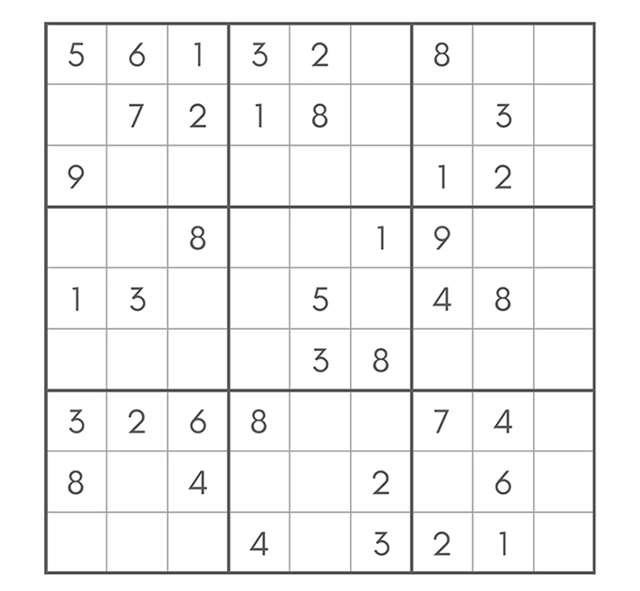
#> input picture OCR/images/test.jpg, 640 x 591 px
$ python sudoku-ocr-Tesseract.py --image images/test.jpg
#> lines starting #> are read from the running program, lines starting #| are printed output that depends on the picture; after the words box and inside, x2 and y2 are one past the last pixel; in counts of white or black regions, pixels touching at a corner belong together
import argparse
import os
import time
import json
import cv2
import numpy as np
import pytesseract

def _ensure_dir(path: str):
    """Create directory if it doesn't exist."""
    os.makedirs(path, exist_ok=True)

# Set Tesseract path (Windows)
def _set_tesseract_cmd():
    cmd = os.environ.get("TESSERACT_CMD", None)
    if cmd:
        pytesseract.pytesseract.tesseract_cmd = cmd
    else:
        c1 = r"C:\Program Files\Tesseract-OCR\tesseract.exe"
        c2 = r"C:\Program Files (x86)\Tesseract-OCR\tesseract.exe"
        if os.path.exists(c1):
            pytesseract.pytesseract.tesseract_cmd = c1
        elif os.path.exists(c2):
            pytesseract.pytesseract.tesseract_cmd = c2

# Re-order contour points → (TL, TR, BR, BL)
def _order_pts(pts):
    pts = pts.reshape(4,2).astype(np.float32)
    s = pts.sum(axis=1)
    tl = pts[np.argmin(s)]
    br = pts[np.argmax(s)]
    d = np.diff(pts, axis=1).reshape(-1)
    tr = pts[np.argmin(d)]
    bl = pts[np.argmax(d)]
    return np.array([tl,tr,br,bl], dtype=np.float32)

# Perspective transform to straighten Sudoku board
def _four_point_transform(img, pts, size):
    rect = _order_pts(pts)
    dst = np.array([[0,0],[size-1,0],[size-1,size-1],[0,size-1]], dtype=np.float32)
    M = cv2.getPerspectiveTransform(rect, dst)
    return cv2.warpPerspective(img, M, (size,size))

# Find biggest 4-point contour (the Sudoku grid)
def _find_largest_quad(bin_img):
    cnts, _ = cv2.findContours(bin_img, cv2.RETR_EXTERNAL, cv2.CHAIN_APPROX_SIMPLE)
    best = None
    area_best = 0
    for c in cnts:
        a = cv2.contourArea(c)
        if a < 10000:
            continue
        peri = cv2.arcLength(c, True)
        approx = cv2.approxPolyDP(c, 0.02*peri, True)
        if len(approx)==4 and a>area_best:
            best = approx
            area_best = a
    return best

# Crop resize threshold (prepare a single cell image)
def _preprocess_cell(bgr, inner_crop):
    g = cv2.cvtColor(bgr, cv2.COLOR_BGR2GRAY)
    h, w = g.shape
    cut = int(min(h,w)*inner_crop)
    if h>2*cut and w>2*cut:
        g = g[cut:h-cut, cut:w-cut]
    g = cv2.resize(g, (80,80), interpolation=cv2.INTER_CUBIC)
    g = cv2.GaussianBlur(g, (3,3), 0)
    th = cv2.adaptiveThreshold(g, 255, cv2.ADAPTIVE_THRESH_GAUSSIAN_C, cv2.THRESH_BINARY_INV, 11, 2)
    th = cv2.medianBlur(th, 3)
    k = cv2.getStructuringElement(cv2.MORPH_RECT, (2,2))
    th = cv2.morphologyEx(th, cv2.MORPH_OPEN, k, iterations=1)
    return th

# OCR a cell, return digit (or 0 if empty)
def _ocr_digit(cell_gray_inv, min_ink):
    ink = (cell_gray_inv>0).mean()
    if ink < min_ink:
        return 0
    cfg1 = r"--oem 1 --psm 10 -l eng -c tessedit_char_whitelist=0123456789 -c classify_bln_numeric_mode=1"
    cfg2 = r"--oem 1 --psm 13 -l eng -c tessedit_char_whitelist=0123456789 -c classify_bln_numeric_mode=1"
    s = pytesseract.image_to_string(cell_gray_inv, config=cfg1).strip()
    if not s or not any(ch.isdigit() for ch in s):
        s = pytesseract.image_to_string(cell_gray_inv, config=cfg2).strip()
    for ch in s:
        if ch.isdigit():
            return int(ch)
    return 0


# Core: recognize + metrics
def recognize(image_path, board_size, inner_crop, min_ink):
    _set_tesseract_cmd()
    img = cv2.imread(image_path)
    if img is None:
        raise FileNotFoundError(image_path)
    ratio = 1200.0 / max(img.shape[:2])
    img = cv2.resize(img, (int(img.shape[1]*ratio), int(img.shape[0]*ratio)))
    gray = cv2.cvtColor(img, cv2.COLOR_BGR2GRAY)
    gray = cv2.GaussianBlur(gray, (5,5), 0)
    binv = cv2.adaptiveThreshold(gray,255,cv2.ADAPTIVE_THRESH_GAUSSIAN_C, cv2.THRESH_BINARY_INV, 11, 2)
    quad = _find_largest_quad(binv)
    if quad is None:
        raise RuntimeError("no_sudoku_quad_found")
    warp = _four_point_transform(img, quad, size=board_size)
    step = board_size//9
    digits = []
    for r in range(9):
        row = []
        for c in range(9):
            y0, y1 = r*step, (r+1)*step
            x0, x1 = c*step, (c+1)*step
            cell = warp[y0:y1, x0:x1]
            cell_bin = _preprocess_cell(cell, inner_crop)
            d = _ocr_digit(cell_bin, min_ink)
            row.append(d)
        digits.append(row)
    return np.array(digits, dtype=int)

# [46 lines left out: functions _load_ground_truth, _compute_accuracy, not called in this run]

def run_and_log(image_path, out_dir, out_name, board_size, inner_crop, min_ink, gt_path=None):
    _ensure_dir(out_dir)

    # 1) Run with timer
    t0 = time.perf_counter()
    pred = recognize(image_path, board_size, inner_crop, min_ink)
    elapsed = time.perf_counter() - t0

    # 2) Save recognized grid
    out_txt = os.path.join(out_dir, f"{out_name}.txt")
    np.savetxt(out_txt, pred, fmt="%d")

    # 3) Accuracy (optional)
    gt = _load_ground_truth(gt_path) if gt_path else None
    acc = _compute_accuracy(pred, gt) if gt is not None else None

    # 4) Write metrics sidecar files
    metrics = {
        "image": image_path,
        "output_txt": out_txt,
        "runtime_seconds": elapsed,
        "board_size": board_size,
        "inner_crop": inner_crop,
        "min_ink": min_ink,
        "has_ground_truth": bool(gt is not None),
        "metrics": acc
    }
    out_json = os.path.join(out_dir, f"{out_name}.metrics.json")
    with open(out_json, "w", encoding="utf-8") as f:
        json.dump(metrics, f, indent=2)

    # Also a short human-readable summary
    out_summary = os.path.join(out_dir, f"{out_name}.metrics.txt")
    with open(out_summary, "w", encoding="utf-8") as f:
        f.write(f"Image: {image_path}\n")
        f.write(f"Output TXT: {out_txt}\n")
        f.write(f"Runtime: {elapsed:.4f} s\n")
        if acc is not None:
            f.write(f"Accuracy (cells): {acc['num_correct']}/{acc['num_total']} = {acc['cell_accuracy']*100:.2f}%\n")
            f.write("Accuracy: (no ground truth provided)\n")

    # 5) Print brief console output
    print(pred)
    print(f"[Saved] {out_txt}")
    print(f"[Runtime] {elapsed:.4f} s")
    if acc is not None:
        print(f"[Accuracy] cells: {acc['cell_accuracy']*100:.2f}%  ({acc['num_correct']}/{acc['num_total']})")


def main():
    p = argparse.ArgumentParser()
    p.add_argument("--image", required=True, help="Path to Sudoku image")
    p.add_argument("--out_dir", default="output", help="Folder to save outputs")
    p.add_argument("--out_name", default="recognized_sudoku", help="Base name for outputs (without extension)")
    p.add_argument("--board_size", type=int, default=900)
    p.add_argument("--inner_crop", type=float, default=0.22)
    p.add_argument("--min_ink", type=float, default=0.03)
    p.add_argument("--gt", default=None, help="Optional path to 9x9 ground-truth TXT for accuracy")
    args = p.parse_args()

    run_and_log(
        image_path=args.image,
        out_dir=args.out_dir,
        out_name=args.out_name,
        board_size=args.board_size,
        inner_crop=args.inner_crop,
        min_ink=args.min_ink,
        gt_path=args.gt
    )
#> in recognize, img is the input picture: shape (591, 640, 3); min 16, max 255, mean 243.2
#> in recognize, `binv = cv2.adaptiveThreshold(gray,255,cv2.ADAPTIVE_THRESH_GAUSSIAN_C, ..`:
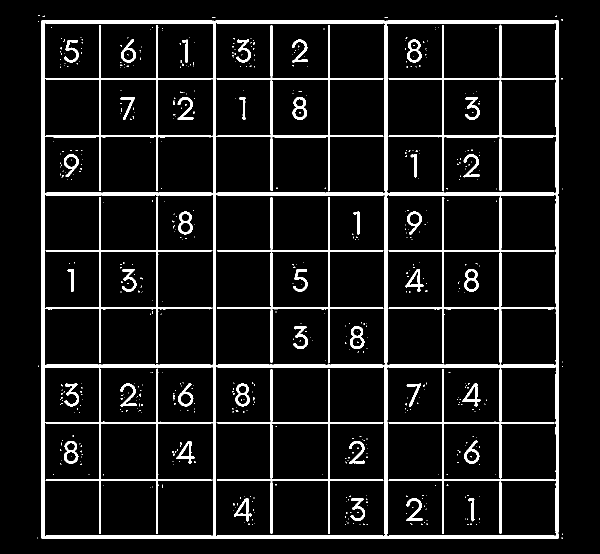
#> binv: shape (1108, 1200) (shown at 1/2 size); 8.6% white; 592 white regions (550 under 20 px)
#> in _find_largest_quad, `cnts, _ = cv2.findContours(bin_img, cv2.RETR_EXTERNAL, cv2.CHAIN_APPRO..`: cnts = 16 contours, 15 with area under 20; largest, box (x1, y1, x2, y2) and area: (82, 41, 1117, 1078) 1069145
#> the loop in _find_largest_quad, `for c in cnts:` made 16 passes
#> (a, peri, best, area_best) on pass 10: (1069145, 4144.3, [[83, 41], [82, 1075], [1115, 1077], [1116, 41]], 1069145)
#> (c, a) on passes 1 to 6: ([[1123, 1075], [1123, 1076], [1124, 1077], [1124, 1075]], 1.5), ([[75, 1075], [75, 1076]], 0), ([[1124, 1067], [1124, 1069]], 0), ([[1124, 732], [1124, 733]], 0), ([[77, 731], [76, 732], [76, 733], [77, 733]], 1.5), ([[1124, 723], [1124, 724]], 0)
#> after the loop in _find_largest_quad, `for c in cnts:`: area_best = 1069145
#> in recognize, `quad = _find_largest_quad(binv)`: quad = [[83, 41], [82, 1075], [1115, 1077], [1116, 41]]
#> in _order_pts, `s = pts.sum(axis=1)`: s = [124, 1157, 2192, 1157]
#> in _order_pts, `tl = pts[np.argmin(s)]`: tl = [83, 41]
#> in _order_pts, `br = pts[np.argmax(s)]`: br = [1115, 1077]
#> in _order_pts, `d = np.diff(pts, axis=1).reshape(-1)`: d = [-42, 993, -38, -1075]
#> in _order_pts, `tr = pts[np.argmin(d)]`: tr = [1116, 41]
#> in _order_pts, `bl = pts[np.argmax(d)]`: bl = [82, 1075]
#> in _four_point_transform, `rect = _order_pts(pts)`: rect = [[83, 41], [1116, 41], [1115, 1077], [82, 1075]]
#> in _four_point_transform, `M = cv2.getPerspectiveTransform(rect, dst)`: M = [[0.872, 0.000843, -72.42], [0, 0.87, -35.65], [1.87e-06, 3.62e-09, 1]]
#> in _four_point_transform, `return cv2.warpPerspective(img, M, (size,size))`:
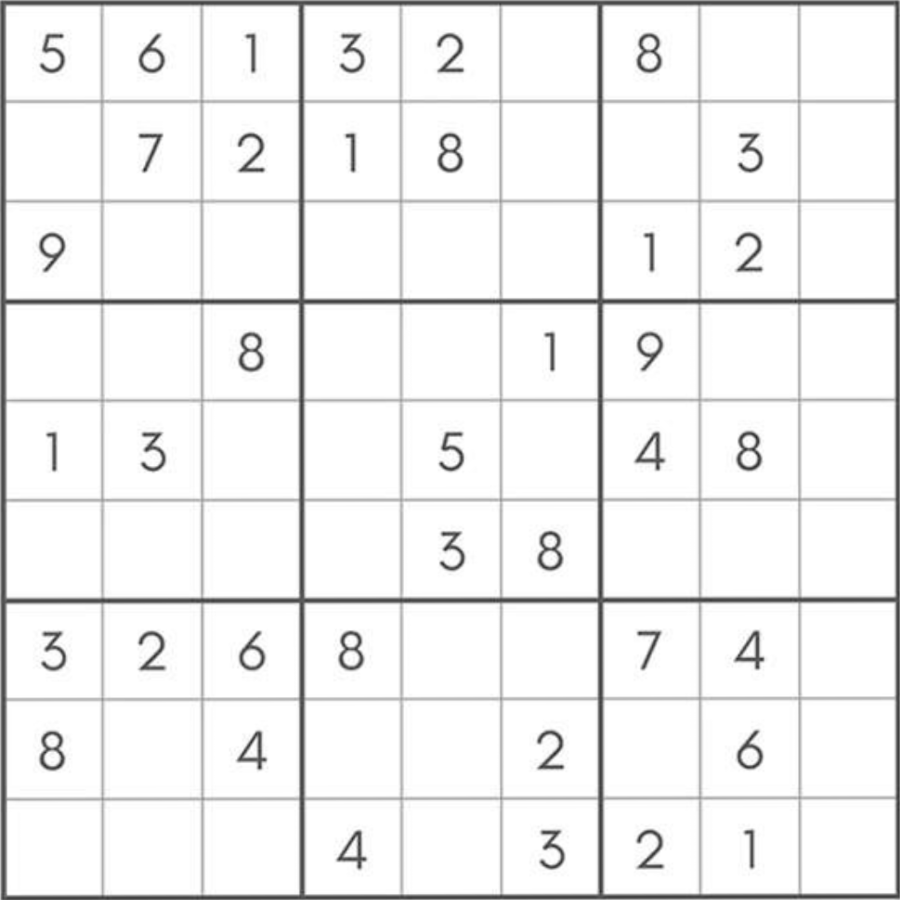
#> returned value: shape (900, 900, 3); min 40, max 255, mean 240.7
#> after the loop in recognize, `for r in range(9):`:
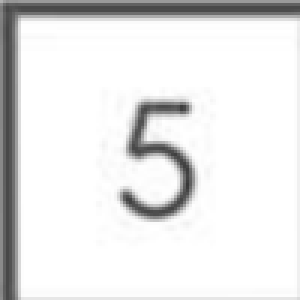
#> cell: shape (100, 100, 3) (shown 3 times larger); min 56, max 255, mean 230.3
#> after the loop in recognize, `for r in range(9):`:
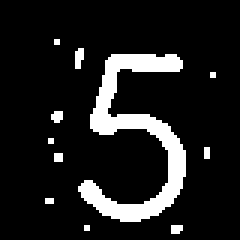
#> cell_bin: shape (80, 80) (shown 3 times larger); 11.8% white; 11 white regions (10 under 20 px), largest, box (x1, y1, x2, y2) and area: (26, 18, 62, 74) 674
#> after the loop in recognize, `for r in range(9):`: digits = []
#> (the call stopped at in _ocr_digit, `s = pytesseract.image_to_string(cell_gray_inv, config=cfg1).strip()`: pytesseract is not available in this run)

if __name__ == "__main__":
    main()
